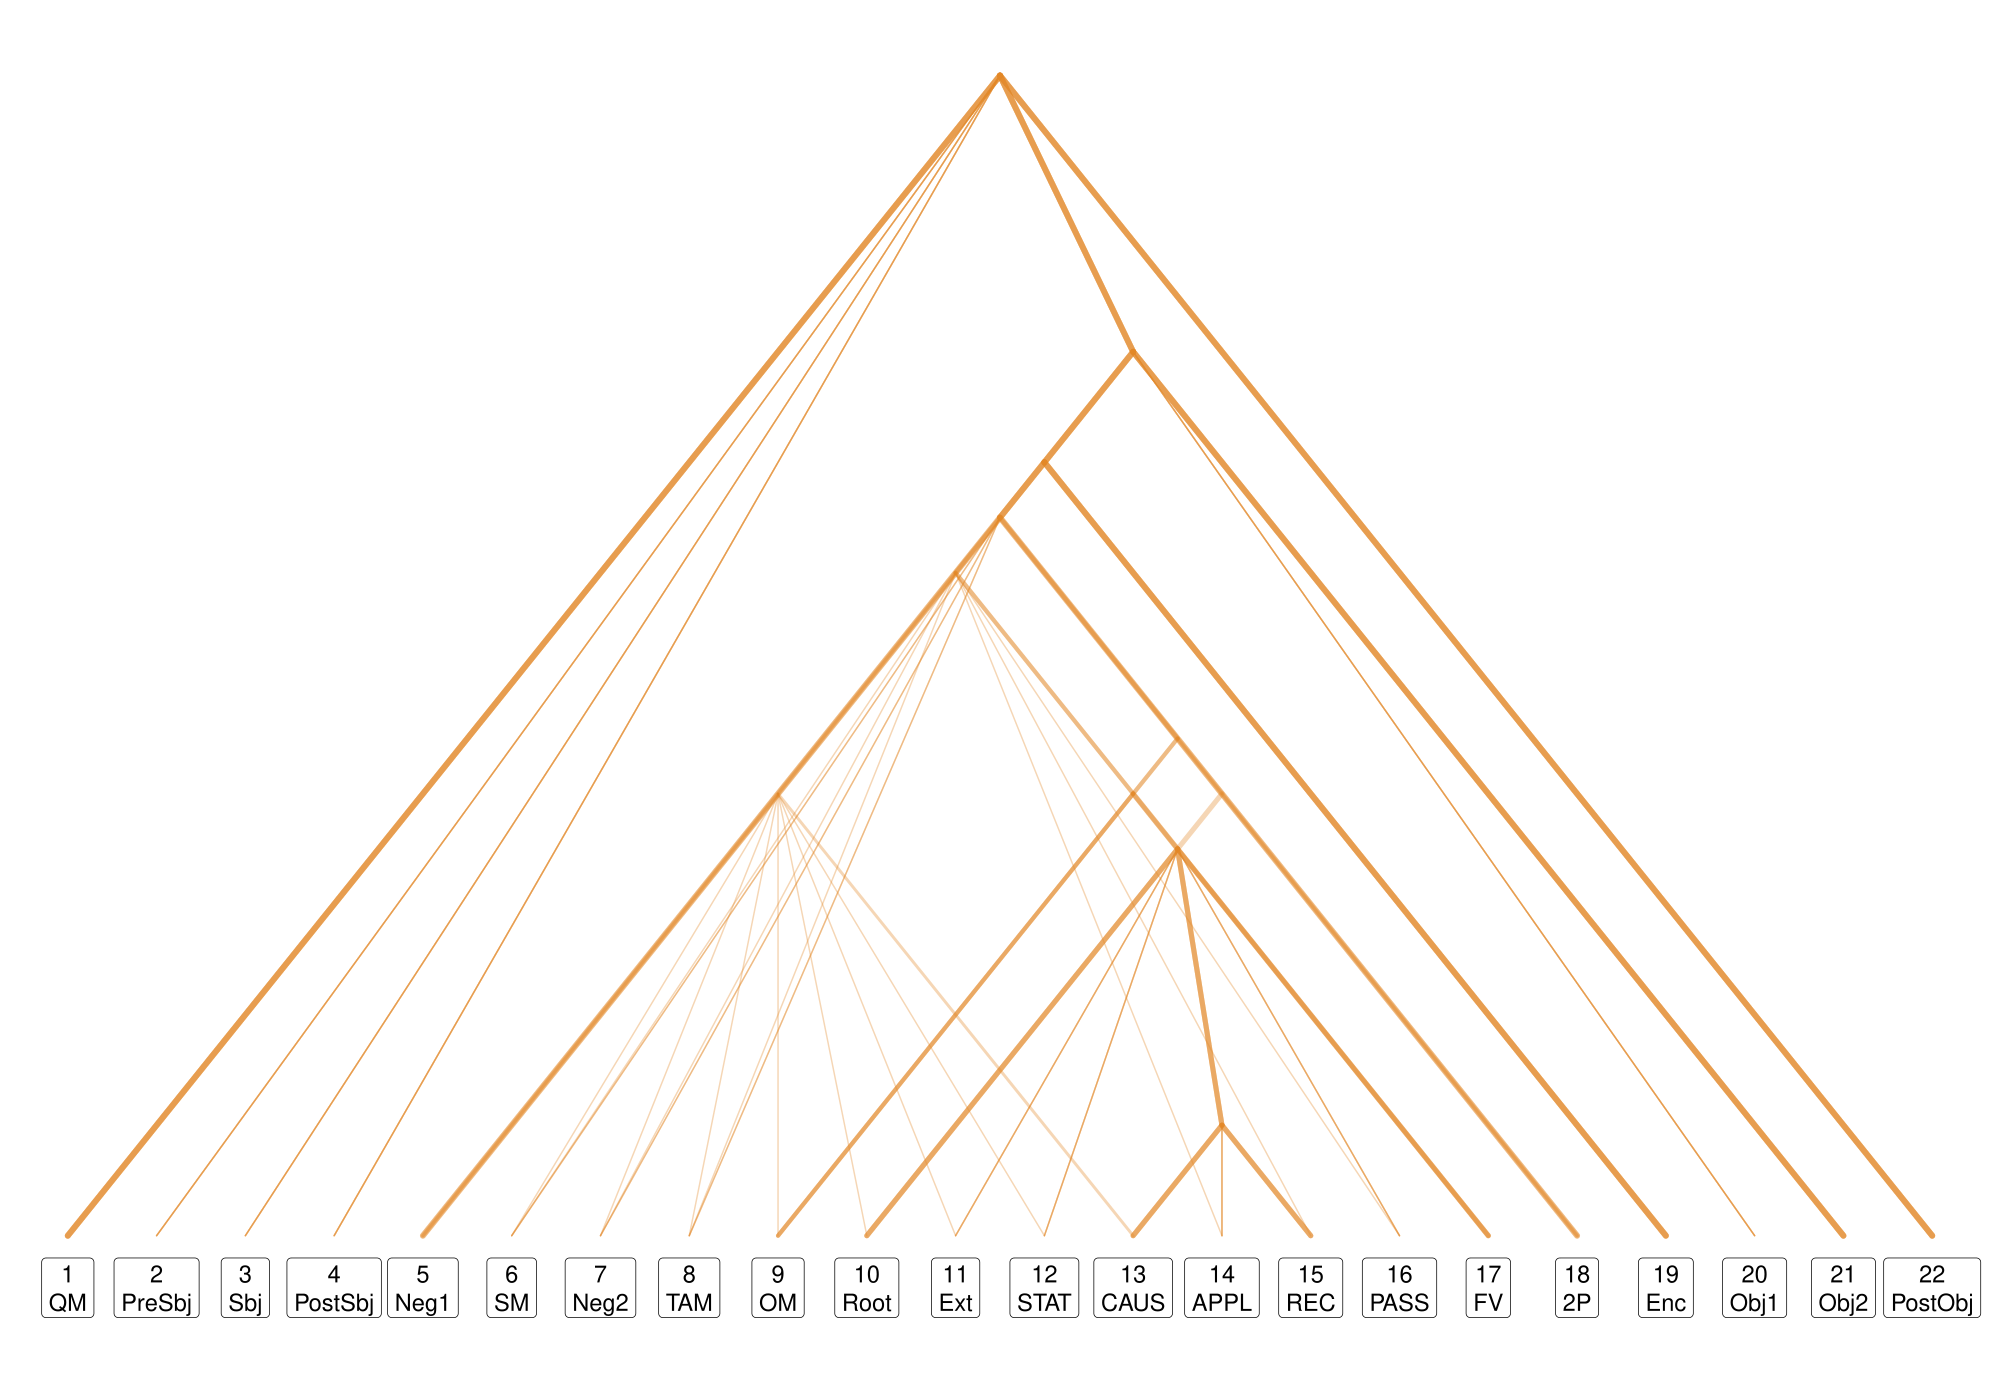

Source code (R):
library(ape)
library(ggplot2)
library(ggtree)
library(patchwork)

posLabel <- list("1" = "QM", "2" = "PreSbj", "3" = "Sbj", "4" = "PostSbj", "5" = "Neg1", "6" = "SM", "7" = "Neg2", "8" = "TAM", "9" = "OM", "10" = "Root", "11" = "Ext", "12" = "STAT", "13" = "CAUS", "14" = "APPL", "15" = "REC", "16" = "PASS", "17" = "FV", "18" = "2P", "19" = "Enc", "20" = "Obj1", "21" = "Obj2", "22" = "PostObj")

alphaval <- 0.683772 / 2

nyan1308_syntaxlike_notono_tree1 <- read.tree(text="(1,2,3,4,((((5,6,7,8,(9,(10,11,12,(13,14,15)13-15,16,17)10-17)9-17)5-17,18)5-18,19)5-19,20,21)5-21,22)1-22;")
nyan1308_syntaxlike_notono_tree1grouped <- groupOTU(nyan1308_syntaxlike_notono_tree1, list(a = c(1, 22), b = c(5, 21), c = c(5, 19), d = c(5, 18), e = c(5, 17), f = c(9, 17), g = c(10, 17), h = c(13, 15)))
strengthMap1 <- c(0.5, 2.0, 2.0, 2.0, 2.0, 1.4142, 1.4142, 1.7321, 1.7321)
nyan1308_syntaxlike_notono_treeplot1 <- ggtree(nyan1308_syntaxlike_notono_tree1grouped,
  aes(size=(strengthMap1[group])),
  layout="slanted", ladderize=FALSE,
  alpha=alphaval, color="#E18727") +
  layout_dendrogram() +
  geom_tiplab(geom="label", size=5, angle=0,
    offset=-1, hjust=0.5, vjust=0.35, alpha=0, colour=NA, fill=NA,
    lineheight=1) +
  theme(panel.background=element_blank(),
    plot.background=element_blank(),
    legend.position="none",
    plot.margin=margin(t=5, r=5, b=25, l=5, unit="pt")) +
  scale_size_identity()

nyan1308_syntaxlike_notono_tree2 <- read.tree(text="(1,2,3,4,(((5,6,7,8,((9,(10,11,12,(13,14,15)13-15,16,17)10-17)9-17,18)9-18)5-18,19)5-19,20,21)5-21,22)1-22;")
nyan1308_syntaxlike_notono_tree2grouped <- groupOTU(nyan1308_syntaxlike_notono_tree2, list(a = c(1, 22), b = c(5, 21), c = c(5, 19), d = c(5, 18), e = c(9, 18), f = c(9, 17), g = c(10, 17), h = c(13, 15)))
strengthMap2 <- c(0.5, 2.0, 2.0, 2.0, 2.0, 1.4142, 1.4142, 1.7321, 1.7321)
nyan1308_syntaxlike_notono_treeplot2 <- ggtree(nyan1308_syntaxlike_notono_tree2grouped,
  aes(size=(strengthMap2[group])),
  layout="slanted", ladderize=FALSE,
  alpha=alphaval, color="#E18727") +
  layout_dendrogram() +
  geom_tiplab(geom="label", size=5, angle=0,
    offset=-1, hjust=0.5, vjust=0.35, alpha=0, colour=NA, fill=NA,
    lineheight=1) +
  theme(panel.background=element_blank(),
    plot.background=element_blank(),
    legend.position="none",
    plot.margin=margin(t=5, r=5, b=25, l=5, unit="pt")) +
  scale_size_identity()

nyan1308_syntaxlike_notono_tree3 <- read.tree(text="(1,2,3,4,(((5,6,7,8,(9,((10,11,12,(13,14,15)13-15,16,17)10-17,18)10-18)9-18)5-18,19)5-19,20,21)5-21,22)1-22;")
nyan1308_syntaxlike_notono_tree3grouped <- groupOTU(nyan1308_syntaxlike_notono_tree3, list(a = c(1, 22), b = c(5, 21), c = c(5, 19), d = c(5, 18), e = c(9, 18), f = c(10, 18), g = c(10, 17), h = c(13, 15)))
strengthMap3 <- c(0.5, 2.0, 2.0, 2.0, 2.0, 1.4142, 1.0, 1.7321, 1.7321)
nyan1308_syntaxlike_notono_treeplot3 <- ggtree(nyan1308_syntaxlike_notono_tree3grouped,
  aes(size=(strengthMap3[group])),
  layout="slanted", ladderize=FALSE,
  alpha=alphaval, color="#E18727") +
  layout_dendrogram() +
  geom_tiplab(geom="label", size=5, angle=0,
    offset=-1, hjust=0.5, vjust=0.35, alpha=0, colour=NA, fill=NA,
    lineheight=1) +
  theme(panel.background=element_blank(),
    plot.background=element_blank(),
    legend.position="none",
    plot.margin=margin(t=5, r=5, b=25, l=5, unit="pt")) +
  scale_size_identity()

nyan1308_syntaxlike_notono_tree4 <- read.tree(text="(1,2,3,4,(((((5,6,7,8,9,10,11,12,13)5-13,14,15,16,17)5-17,18)5-18,19)5-19,20,21)5-21,22)1-22;")
nyan1308_syntaxlike_notono_tree4grouped <- groupOTU(nyan1308_syntaxlike_notono_tree4, list(a = c(1, 22), b = c(5, 21), c = c(5, 19), d = c(5, 18), e = c(5, 17), f = c(5, 13)))
strengthMap4 <- c(0.5, 2.0, 2.0, 2.0, 2.0, 1.4142, 1.0)
nyan1308_syntaxlike_notono_treeplot4 <- ggtree(nyan1308_syntaxlike_notono_tree4grouped,
  aes(size=(strengthMap4[group])),
  layout="slanted", ladderize=FALSE,
  alpha=alphaval, color="#E18727") +
  layout_dendrogram() +
  geom_tiplab(geom="label", size=5, angle=0,
    offset=-1, hjust=0.5, vjust=0.35, alpha=0, colour=NA, fill=NA,
    lineheight=1) +
  theme(panel.background=element_blank(),
    plot.background=element_blank(),
    legend.position="none",
    plot.margin=margin(t=5, r=5, b=25, l=5, unit="pt")) +
  scale_size_identity()

nyan1308_syntaxlike_notono_treeplot4 <- nyan1308_syntaxlike_notono_treeplot4 + geom_tiplab(geom="label", size=6, angle=0,
  offset=-1, hjust=0.5, vjust=0.35, alpha=1, label.size=0,
  aes(label=paste(label, posLabel[label], sep="\n")), lineheight=1)

treelayout <- c(
  area(t=1, l=1, b=5, r=1),
  area(t=1, l=1, b=5, r=1),
  area(t=1, l=1, b=5, r=1),
  area(t=1, l=1, b=5, r=1))

forest <- (
  nyan1308_syntaxlike_notono_treeplot1 +
  nyan1308_syntaxlike_notono_treeplot2 +
  nyan1308_syntaxlike_notono_treeplot3 +
  nyan1308_syntaxlike_notono_treeplot4 +
  plot_layout(design=treelayout))
ggsave("/Users/jcgood/gitrepos/planars/NonCollaborative/results/nyan1308_syntaxlike_notono_laminar_forest.pdf", forest & theme(plot.background=element_rect(fill='white', color=NA)), width=20, height=14)
